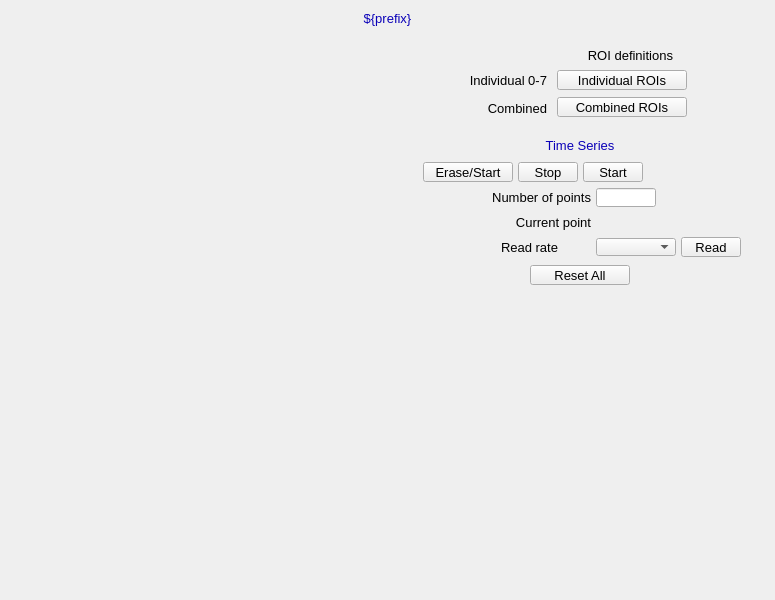
<?xml version="1.0" ?>
<ui version="4.0">
  <class>Dialog</class>
  <widget class="QWidget" name="screen">
    <property name="geometry">
      <rect>
        <x>626</x>
        <y>114</y>
        <width>775</width>
        <height>600</height>
      </rect>
    </property>
    <property name="styleSheet">
      <string notr="true">QWidget#screen {
  color: rgb(0, 0, 0);
  background-color: rgb(187, 187, 187);
  }</string>
    </property>
    <property name="windowTitle">
      <string>NDROIStat</string>
    </property>
    <widget class="PyDMDrawingRectangle" name="rectangle">
      <property name="geometry">
        <rect>
          <x>0</x>
          <y>5</y>
          <width>775</width>
          <height>25</height>
        </rect>
      </property>
      <property name="brush" stdset="0">
        <brush brushstyle="SolidPattern">
          <color alpha="255">
            <red>218</red>
            <green>218</green>
            <blue>218</blue>
          </color>
        </brush>
      </property>
      <property name="penStyle" stdset="0">
        <enum>Qt::SolidLine</enum>
      </property>
      <property name="penColor" stdset="0">
        <color>
          <red>218</red>
          <green>218</green>
          <blue>218</blue>
        </color>
      </property>
      <property name="penWidth" stdset="0">
        <double>0</double>
      </property>
      <property name="penCapStyle" stdset="0">
        <enum>Qt::FlatCap</enum>
      </property>
      <property name="toolTip">
        <string>rectangle</string>
      </property>
    </widget>
    <widget class="QLabel" name="text">
      <property name="geometry">
        <rect>
          <x>0</x>
          <y>6</y>
          <width>775</width>
          <height>25</height>
        </rect>
      </property>
      <property name="text">
        <string>${prefix}</string>
      </property>
      <property name="font" stdset="0">
        <font>
          <pointsize>10</pointsize>
        </font>
      </property>
      <property name="brush" stdset="0">
        <brush brushstyle="SolidPattern">
          <color alpha="255">
            <red>10</red>
            <green>0</green>
            <blue>184</blue>
          </color>
        </brush>
      </property>
      <property name="toolTip">
        <string>text</string>
      </property>
      <property name="alignment">
        <set>Qt::AlignCenter</set>
      </property>
      <property name="styleSheet">
        <string notr="true">QLabel#text {
  color: rgb(10, 0, 184);
  }</string>
      </property>
    </widget>
    <widget class="PyDMEmbeddedDisplay" name="composite">
      <property name="geometry">
        <rect>
          <x>5</x>
          <y>40</y>
          <width>380</width>
          <height>555</height>
        </rect>
      </property>
      <property name="toolTip">
        <string>composite</string>
      </property>
      <property name="filename" stdset="0">
        <string>PluginBase_V332.ui</string>
      </property>
    </widget>
    <widget class="PyDMPushButton" name="message_button">
      <property name="geometry">
        <rect>
          <x>530</x>
          <y>265</y>
          <width>100</width>
          <height>20</height>
        </rect>
      </property>
      <property name="text">
        <string>Reset All</string>
      </property>
      <property name="font" stdset="0">
        <font>
          <pointsize>10</pointsize>
        </font>
      </property>
      <property name="toolTip">
        <string>${prefix}ResetAll</string>
      </property>
      <property name="channel" stdset="0">
        <string>ca://${prefix}ResetAll</string>
      </property>
      <property name="pressValue" stdset="0">
        <string>1</string>
      </property>
      <property name="styleSheet">
        <string notr="true">PyDMPushButton#message_button {
  color: rgb(0, 0, 0);
  background-color: rgb(115, 223, 255);
  }</string>
      </property>
    </widget>
    <widget class="PyDMDrawingRectangle" name="rectangle_1">
      <property name="geometry">
        <rect>
          <x>520</x>
          <y>135</y>
          <width>120</width>
          <height>21</height>
        </rect>
      </property>
      <property name="brush" stdset="0">
        <brush brushstyle="SolidPattern">
          <color alpha="255">
            <red>218</red>
            <green>218</green>
            <blue>218</blue>
          </color>
        </brush>
      </property>
      <property name="penStyle" stdset="0">
        <enum>Qt::SolidLine</enum>
      </property>
      <property name="penColor" stdset="0">
        <color>
          <red>218</red>
          <green>218</green>
          <blue>218</blue>
        </color>
      </property>
      <property name="penWidth" stdset="0">
        <double>0</double>
      </property>
      <property name="penCapStyle" stdset="0">
        <enum>Qt::FlatCap</enum>
      </property>
      <property name="toolTip">
        <string>rectangle_1</string>
      </property>
    </widget>
    <widget class="PyDMDrawingRectangle" name="rectangle_2">
      <property name="geometry">
        <rect>
          <x>390</x>
          <y>130</y>
          <width>380</width>
          <height>130</height>
        </rect>
      </property>
      <property name="brush" stdset="0">
        <brush brushstyle="NoBrush">
          <color alpha="255">
            <red>0</red>
            <green>0</green>
            <blue>0</blue>
          </color>
        </brush>
      </property>
      <property name="penStyle" stdset="0">
        <enum>Qt::SolidLine</enum>
      </property>
      <property name="penColor" stdset="0">
        <color>
          <red>0</red>
          <green>0</green>
          <blue>0</blue>
        </color>
      </property>
      <property name="penWidth" stdset="0">
        <double>1</double>
      </property>
      <property name="penCapStyle" stdset="0">
        <enum>Qt::FlatCap</enum>
      </property>
      <property name="toolTip">
        <string>rectangle_2</string>
      </property>
    </widget>
    <widget class="QLabel" name="text_1">
      <property name="geometry">
        <rect>
          <x>525</x>
          <y>135</y>
          <width>110</width>
          <height>20</height>
        </rect>
      </property>
      <property name="text">
        <string>Time Series</string>
      </property>
      <property name="font" stdset="0">
        <font>
          <pointsize>10</pointsize>
        </font>
      </property>
      <property name="brush" stdset="0">
        <brush brushstyle="SolidPattern">
          <color alpha="255">
            <red>10</red>
            <green>0</green>
            <blue>184</blue>
          </color>
        </brush>
      </property>
      <property name="toolTip">
        <string>text_1</string>
      </property>
      <property name="alignment">
        <set>Qt::AlignCenter</set>
      </property>
      <property name="styleSheet">
        <string notr="true">QLabel#text_1 {
  color: rgb(10, 0, 184);
  }</string>
      </property>
    </widget>
    <widget class="QLabel" name="text_2">
      <property name="geometry">
        <rect>
          <x>461</x>
          <y>212</y>
          <width>130</width>
          <height>20</height>
        </rect>
      </property>
      <property name="text">
        <string>Current point</string>
      </property>
      <property name="font" stdset="0">
        <font>
          <pointsize>10</pointsize>
        </font>
      </property>
      <property name="brush" stdset="0">
        <brush brushstyle="SolidPattern">
          <color alpha="255">
            <red>0</red>
            <green>0</green>
            <blue>0</blue>
          </color>
        </brush>
      </property>
      <property name="toolTip">
        <string>text_2</string>
      </property>
      <property name="alignment">
        <set>Qt::AlignRight|Qt::AlignTrailing|Qt::AlignVCenter</set>
      </property>
      <property name="styleSheet">
        <string notr="true">QLabel#text_2 {
  color: rgb(0, 0, 0);
  }</string>
      </property>
    </widget>
    <widget class="PyDMLabel" name="text_update">
      <property name="geometry">
        <rect>
          <x>596</x>
          <y>213</y>
          <width>90</width>
          <height>18</height>
        </rect>
      </property>
      <property name="toolTip">
        <string>PV: ${prefix}TSCurrentPoint</string>
      </property>
      <property name="channel" stdset="0">
        <string>ca://${prefix}TSCurrentPoint</string>
      </property>
      <property name="font" stdset="0">
        <font>
          <pointsize>10</pointsize>
        </font>
      </property>
      <property name="alignment">
        <set>Qt::AlignLeading|Qt::AlignLeft|Qt::AlignVCenter</set>
      </property>
      <property name="textInteractionFlags">
        <set>Qt::TextSelectableByKeyboard|Qt::TextSelectableByMouse</set>
      </property>
      <property name="styleSheet">
        <string notr="true">PyDMLabel#text_update {
  color: rgb(10, 0, 184);
  background-color: rgb(187, 187, 187);
  }</string>
      </property>
    </widget>
    <widget class="PyDMEnumComboBox" name="menu">
      <property name="geometry">
        <rect>
          <x>596</x>
          <y>238</y>
          <width>80</width>
          <height>18</height>
        </rect>
      </property>
      <property name="toolTip">
        <string>${prefix}TSRead.SCAN</string>
      </property>
      <property name="channel" stdset="0">
        <string>ca://${prefix}TSRead.SCAN</string>
      </property>
      <property name="font" stdset="0">
        <font>
          <pointsize>10</pointsize>
        </font>
      </property>
      <property name="styleSheet">
        <string notr="true">PyDMEnumComboBox#menu {
  color: rgb(0, 0, 0);
  background-color: rgb(115, 223, 255);
  }</string>
      </property>
    </widget>
    <widget class="PyDMPushButton" name="message_button_1">
      <property name="geometry">
        <rect>
          <x>681</x>
          <y>237</y>
          <width>60</width>
          <height>20</height>
        </rect>
      </property>
      <property name="text">
        <string>Read</string>
      </property>
      <property name="font" stdset="0">
        <font>
          <pointsize>10</pointsize>
        </font>
      </property>
      <property name="toolTip">
        <string>${prefix}TSControl</string>
      </property>
      <property name="channel" stdset="0">
        <string>ca://${prefix}TSControl</string>
      </property>
      <property name="pressValue" stdset="0">
        <string>3</string>
      </property>
      <property name="styleSheet">
        <string notr="true">PyDMPushButton#message_button_1 {
  color: rgb(0, 0, 0);
  background-color: rgb(115, 223, 255);
  }</string>
      </property>
    </widget>
    <widget class="QLabel" name="text_3">
      <property name="geometry">
        <rect>
          <x>501</x>
          <y>237</y>
          <width>90</width>
          <height>20</height>
        </rect>
      </property>
      <property name="text">
        <string>Read rate</string>
      </property>
      <property name="font" stdset="0">
        <font>
          <pointsize>10</pointsize>
        </font>
      </property>
      <property name="brush" stdset="0">
        <brush brushstyle="SolidPattern">
          <color alpha="255">
            <red>0</red>
            <green>0</green>
            <blue>0</blue>
          </color>
        </brush>
      </property>
      <property name="toolTip">
        <string>text_3</string>
      </property>
      <property name="alignment">
        <set>Qt::AlignLeading|Qt::AlignLeft|Qt::AlignVCenter</set>
      </property>
      <property name="styleSheet">
        <string notr="true">QLabel#text_3 {
  color: rgb(0, 0, 0);
  }</string>
      </property>
    </widget>
    <widget class="PyDMPushButton" name="message_button_2">
      <property name="geometry">
        <rect>
          <x>423</x>
          <y>162</y>
          <width>90</width>
          <height>20</height>
        </rect>
      </property>
      <property name="text">
        <string>Erase/Start</string>
      </property>
      <property name="font" stdset="0">
        <font>
          <pointsize>10</pointsize>
        </font>
      </property>
      <property name="toolTip">
        <string>${prefix}TSControl</string>
      </property>
      <property name="channel" stdset="0">
        <string>ca://${prefix}TSControl</string>
      </property>
      <property name="pressValue" stdset="0">
        <string>0</string>
      </property>
      <property name="styleSheet">
        <string notr="true">PyDMPushButton#message_button_2 {
  color: rgb(0, 0, 0);
  background-color: rgb(115, 223, 255);
  }</string>
      </property>
    </widget>
    <widget class="PyDMPushButton" name="message_button_3">
      <property name="geometry">
        <rect>
          <x>518</x>
          <y>162</y>
          <width>60</width>
          <height>20</height>
        </rect>
      </property>
      <property name="text">
        <string>Stop</string>
      </property>
      <property name="font" stdset="0">
        <font>
          <pointsize>10</pointsize>
        </font>
      </property>
      <property name="toolTip">
        <string>${prefix}TSControl</string>
      </property>
      <property name="channel" stdset="0">
        <string>ca://${prefix}TSControl</string>
      </property>
      <property name="pressValue" stdset="0">
        <string>2</string>
      </property>
      <property name="styleSheet">
        <string notr="true">PyDMPushButton#message_button_3 {
  color: rgb(0, 0, 0);
  background-color: rgb(115, 223, 255);
  }</string>
      </property>
    </widget>
    <widget class="PyDMPushButton" name="message_button_4">
      <property name="geometry">
        <rect>
          <x>583</x>
          <y>162</y>
          <width>60</width>
          <height>20</height>
        </rect>
      </property>
      <property name="text">
        <string>Start</string>
      </property>
      <property name="font" stdset="0">
        <font>
          <pointsize>10</pointsize>
        </font>
      </property>
      <property name="toolTip">
        <string>${prefix}TSControl</string>
      </property>
      <property name="channel" stdset="0">
        <string>ca://${prefix}TSControl</string>
      </property>
      <property name="pressValue" stdset="0">
        <string>1</string>
      </property>
      <property name="styleSheet">
        <string notr="true">PyDMPushButton#message_button_4 {
  color: rgb(0, 0, 0);
  background-color: rgb(115, 223, 255);
  }</string>
      </property>
    </widget>
    <widget class="PyDMLabel" name="text_update_1">
      <property name="geometry">
        <rect>
          <x>648</x>
          <y>163</y>
          <width>90</width>
          <height>18</height>
        </rect>
      </property>
      <property name="toolTip">
        <string>PV: ${prefix}TSAcquiring</string>
      </property>
      <property name="channel" stdset="0">
        <string>ca://${prefix}TSAcquiring</string>
      </property>
      <property name="displayFormat" stdset="0">
        <enum>PyDMLabel::String</enum>
      </property>
      <property name="font" stdset="0">
        <font>
          <pointsize>10</pointsize>
        </font>
      </property>
      <property name="alignment">
        <set>Qt::AlignLeading|Qt::AlignLeft|Qt::AlignVCenter</set>
      </property>
      <property name="textInteractionFlags">
        <set>Qt::TextSelectableByKeyboard|Qt::TextSelectableByMouse</set>
      </property>
      <property name="styleSheet">
        <string notr="true">PyDMLabel#text_update_1 {
  color: rgb(10, 0, 184);
  background-color: rgb(70, 70, 70);
  }</string>
      </property>
    </widget>
    <widget class="PyDMLineEdit" name="text_entry">
      <property name="geometry">
        <rect>
          <x>596</x>
          <y>188</y>
          <width>60</width>
          <height>19</height>
        </rect>
      </property>
      <property name="channel" stdset="0">
        <string>ca://${prefix}TSNumPoints</string>
      </property>
      <property name="toolTip">
        <string>${prefix}TSNumPoints</string>
      </property>
      <property name="font" stdset="0">
        <font>
          <pointsize>10</pointsize>
        </font>
      </property>
      <property name="styleSheet">
        <string notr="true">PyDMLineEdit#text_entry {
  color: rgb(0, 0, 0);
  background-color: rgb(115, 223, 255);
  border: 1px solid black;
  margin: 0px;
  padding: 0px;
  spacing: 0px;
  }</string>
      </property>
    </widget>
    <widget class="QLabel" name="text_4">
      <property name="geometry">
        <rect>
          <x>431</x>
          <y>187</y>
          <width>160</width>
          <height>20</height>
        </rect>
      </property>
      <property name="text">
        <string>Number of points</string>
      </property>
      <property name="font" stdset="0">
        <font>
          <pointsize>10</pointsize>
        </font>
      </property>
      <property name="brush" stdset="0">
        <brush brushstyle="SolidPattern">
          <color alpha="255">
            <red>0</red>
            <green>0</green>
            <blue>0</blue>
          </color>
        </brush>
      </property>
      <property name="toolTip">
        <string>text_4</string>
      </property>
      <property name="alignment">
        <set>Qt::AlignRight|Qt::AlignTrailing|Qt::AlignVCenter</set>
      </property>
      <property name="styleSheet">
        <string notr="true">QLabel#text_4 {
  color: rgb(0, 0, 0);
  }</string>
      </property>
    </widget>
    <widget class="PyDMDrawingRectangle" name="rectangle_3">
      <property name="geometry">
        <rect>
          <x>390</x>
          <y>40</y>
          <width>380</width>
          <height>85</height>
        </rect>
      </property>
      <property name="brush" stdset="0">
        <brush brushstyle="NoBrush">
          <color alpha="255">
            <red>0</red>
            <green>0</green>
            <blue>0</blue>
          </color>
        </brush>
      </property>
      <property name="penStyle" stdset="0">
        <enum>Qt::SolidLine</enum>
      </property>
      <property name="penColor" stdset="0">
        <color>
          <red>0</red>
          <green>0</green>
          <blue>0</blue>
        </color>
      </property>
      <property name="penWidth" stdset="0">
        <double>1</double>
      </property>
      <property name="penCapStyle" stdset="0">
        <enum>Qt::FlatCap</enum>
      </property>
      <property name="toolTip">
        <string>rectangle_3</string>
      </property>
    </widget>
    <widget class="PyDMRelatedDisplayButton" name="related_display">
      <property name="geometry">
        <rect>
          <x>557</x>
          <y>70</y>
          <width>130</width>
          <height>20</height>
        </rect>
      </property>
      <property name="toolTip">
        <string>Individual ROIs</string>
      </property>
      <property name="text">
        <string>Individual ROIs</string>
      </property>
      <property name="showIcon" stdset="0">
        <bool>true</bool>
      </property>
      <property name="font" stdset="0">
        <font>
          <pointsize>10</pointsize>
        </font>
      </property>
      <property name="styleSheet">
        <string notr="true">PyDMRelatedDisplayButton#related_display {
  color: rgb(0, 0, 0);
  background-color: rgb(115, 223, 255);
  }</string>
      </property>
      <property name="titles" stdset="0">
        <stringlist>
          <string>ROI 0</string>
          <string>ROI 1</string>
          <string>ROI 2</string>
          <string>ROI 3</string>
          <string>ROI 4</string>
          <string>ROI 5</string>
          <string>ROI 6</string>
          <string>ROI 7</string>
        </stringlist>
      </property>
      <property name="filenames" stdset="0">
        <stringlist>
          <string>ROIStatN_V332.ui</string>
          <string>ROIStatN_V332.ui</string>
          <string>ROIStatN_V332.ui</string>
          <string>ROIStatN_V332.ui</string>
          <string>ROIStatN_V332.ui</string>
          <string>ROIStatN_V332.ui</string>
          <string>ROIStatN_V332.ui</string>
          <string>ROIStatN_V332.ui</string>
        </stringlist>
      </property>
      <property name="macros" stdset="0">
        <stringlist>
          <string>P=${P}, R=${R},ROI=1:</string>
          <string>P=${P}, R=${R},ROI=2:</string>
          <string>P=${P}, R=${R},ROI=3:</string>
          <string>P=${P}, R=${R},ROI=4:</string>
          <string>P=${P}, R=${R},ROI=5:</string>
          <string>P=${P}, R=${R},ROI=6:</string>
          <string>P=${P}, R=${R},ROI=7:</string>
          <string>P=${P}, R=${R},ROI=8:</string>
        </stringlist>
      </property>
      <property name="openInNewWindow" stdset="0">
        <bool>true</bool>
      </property>
    </widget>
    <widget class="QLabel" name="text_5">
      <property name="geometry">
        <rect>
          <x>407</x>
          <y>70</y>
          <width>140</width>
          <height>20</height>
        </rect>
      </property>
      <property name="text">
        <string>Individual 0-7</string>
      </property>
      <property name="font" stdset="0">
        <font>
          <pointsize>10</pointsize>
        </font>
      </property>
      <property name="brush" stdset="0">
        <brush brushstyle="SolidPattern">
          <color alpha="255">
            <red>0</red>
            <green>0</green>
            <blue>0</blue>
          </color>
        </brush>
      </property>
      <property name="toolTip">
        <string>text_5</string>
      </property>
      <property name="alignment">
        <set>Qt::AlignRight|Qt::AlignTrailing|Qt::AlignVCenter</set>
      </property>
      <property name="styleSheet">
        <string notr="true">QLabel#text_5 {
  color: rgb(0, 0, 0);
  }</string>
      </property>
    </widget>
    <widget class="PyDMRelatedDisplayButton" name="related_display_1">
      <property name="geometry">
        <rect>
          <x>557</x>
          <y>97</y>
          <width>130</width>
          <height>20</height>
        </rect>
      </property>
      <property name="toolTip">
        <string>Combined ROIs</string>
      </property>
      <property name="text">
        <string>Combined ROIs</string>
      </property>
      <property name="showIcon" stdset="0">
        <bool>true</bool>
      </property>
      <property name="font" stdset="0">
        <font>
          <pointsize>10</pointsize>
        </font>
      </property>
      <property name="styleSheet">
        <string notr="true">PyDMRelatedDisplayButton#related_display_1 {
  color: rgb(0, 0, 0);
  background-color: rgb(115, 223, 255);
  }</string>
      </property>
      <property name="titles" stdset="0">
        <stringlist>
          <string>ROIS 1-8</string>
          <string>ROIS 9-16</string>
          <string>ROIS 17-24</string>
          <string>ROIS 25-32</string>
        </stringlist>
      </property>
      <property name="filenames" stdset="0">
        <stringlist>
          <string>ROIStat8_V332.ui</string>
          <string>ROIStat8_V332.ui</string>
          <string>ROIStat8_V332.ui</string>
          <string>ROIStat8_V332.ui</string>
        </stringlist>
      </property>
      <property name="macros" stdset="0">
        <stringlist>
          <string>P=${P},R=${R},ROI1=1:,ROI2=2:,ROI3=3:,ROI4=4:,ROI5=5:,ROI6=6:,ROI7=7:,ROI8=8:</string>
          <string>P=${P},R=${R},ROI1=9:,ROI2=10:,ROI3=11:,ROI4=12:,ROI5=13:,ROI6=14:,ROI7=15:,ROI8=16:,</string>
          <string>P=${P},R=${R},ROI1=17:,ROI2=18:,ROI3=19:,ROI4=20:,ROI5=21:,ROI6=22:,ROI7=23:,ROI8=24:,</string>
          <string>P=${P},R=${R},ROI1=25:,ROI2=26:,ROI3=27:,ROI4=28:,ROI5=29:,ROI6=30:,ROI7=31:,ROI8=32:,</string>
        </stringlist>
      </property>
      <property name="openInNewWindow" stdset="0">
        <bool>true</bool>
      </property>
    </widget>
    <widget class="QLabel" name="text_6">
      <property name="geometry">
        <rect>
          <x>523</x>
          <y>45</y>
          <width>150</width>
          <height>20</height>
        </rect>
      </property>
      <property name="text">
        <string>ROI definitions</string>
      </property>
      <property name="font" stdset="0">
        <font>
          <pointsize>10</pointsize>
        </font>
      </property>
      <property name="brush" stdset="0">
        <brush brushstyle="SolidPattern">
          <color alpha="255">
            <red>0</red>
            <green>0</green>
            <blue>0</blue>
          </color>
        </brush>
      </property>
      <property name="toolTip">
        <string>text_6</string>
      </property>
      <property name="alignment">
        <set>Qt::AlignRight|Qt::AlignTrailing|Qt::AlignVCenter</set>
      </property>
      <property name="styleSheet">
        <string notr="true">QLabel#text_6 {
  color: rgb(0, 0, 0);
  }</string>
      </property>
    </widget>
    <widget class="QLabel" name="text_7">
      <property name="geometry">
        <rect>
          <x>467</x>
          <y>98</y>
          <width>80</width>
          <height>20</height>
        </rect>
      </property>
      <property name="text">
        <string>Combined</string>
      </property>
      <property name="font" stdset="0">
        <font>
          <pointsize>10</pointsize>
        </font>
      </property>
      <property name="brush" stdset="0">
        <brush brushstyle="SolidPattern">
          <color alpha="255">
            <red>0</red>
            <green>0</green>
            <blue>0</blue>
          </color>
        </brush>
      </property>
      <property name="toolTip">
        <string>text_7</string>
      </property>
      <property name="alignment">
        <set>Qt::AlignRight|Qt::AlignTrailing|Qt::AlignVCenter</set>
      </property>
      <property name="styleSheet">
        <string notr="true">QLabel#text_7 {
  color: rgb(0, 0, 0);
  }</string>
      </property>
    </widget>
  </widget>
  <customwidgets>
    <customwidget>
      <class>PyDMDrawingRectangle</class>
      <extends>QWidget</extends>
      <header>pydm.widgets.drawing</header>
    </customwidget>
    <customwidget>
      <class>PyDMLabel</class>
      <extends>QLabel</extends>
      <header>pydm.widgets.label</header>
    </customwidget>
    <customwidget>
      <class>PyDMEmbeddedDisplay</class>
      <extends>QFrame</extends>
      <header>pydm.widgets.embedded_display</header>
    </customwidget>
    <customwidget>
      <class>PyDMPushButton</class>
      <extends>QPushButton</extends>
      <header>pydm.widgets.pushbutton</header>
    </customwidget>
    <customwidget>
      <class>PyDMEnumComboBox</class>
      <extends>QComboBox</extends>
      <header>pydm.widgets.enum_combo_box</header>
    </customwidget>
    <customwidget>
      <class>PyDMLineEdit</class>
      <extends>QLineEdit</extends>
      <header>pydm.widgets.line_edit</header>
    </customwidget>
    <customwidget>
      <class>PyDMRelatedDisplayButton</class>
      <extends>QPushButton</extends>
      <header>pydm.widgets.related_display_button</header>
    </customwidget>
  </customwidgets>
</ui>
